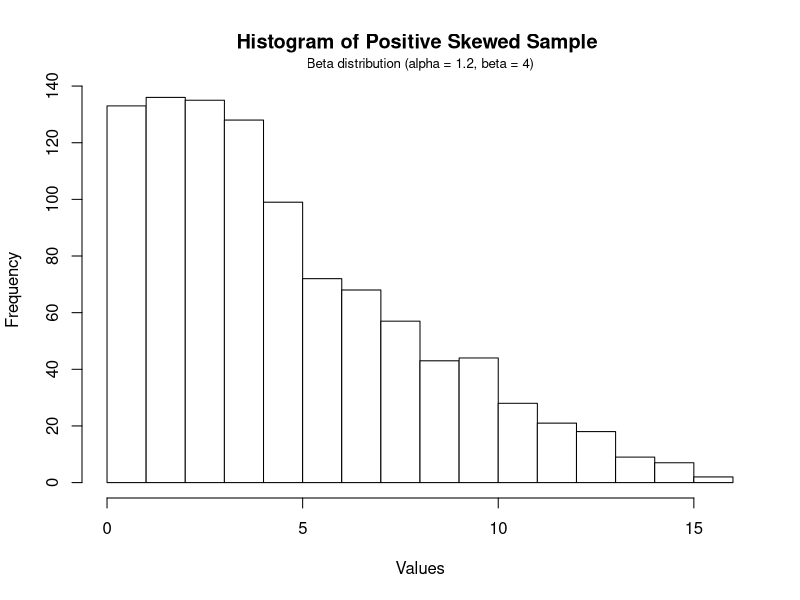
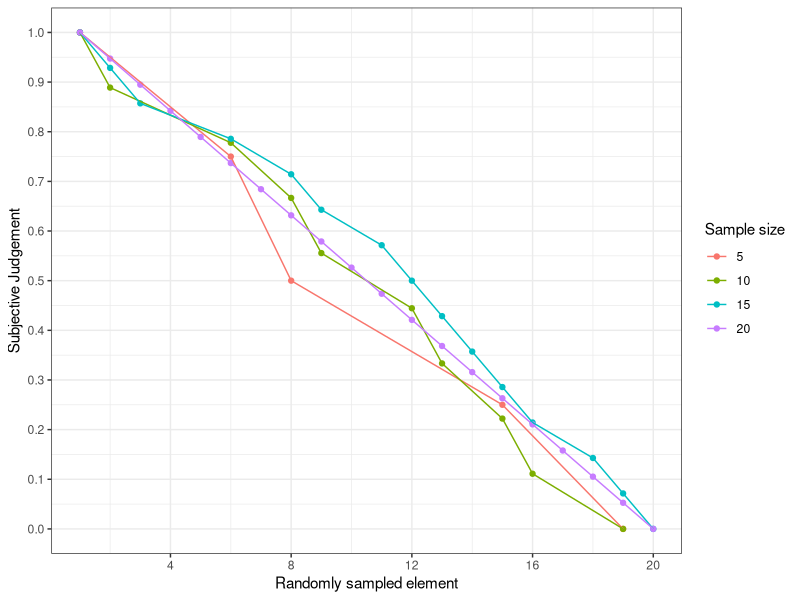
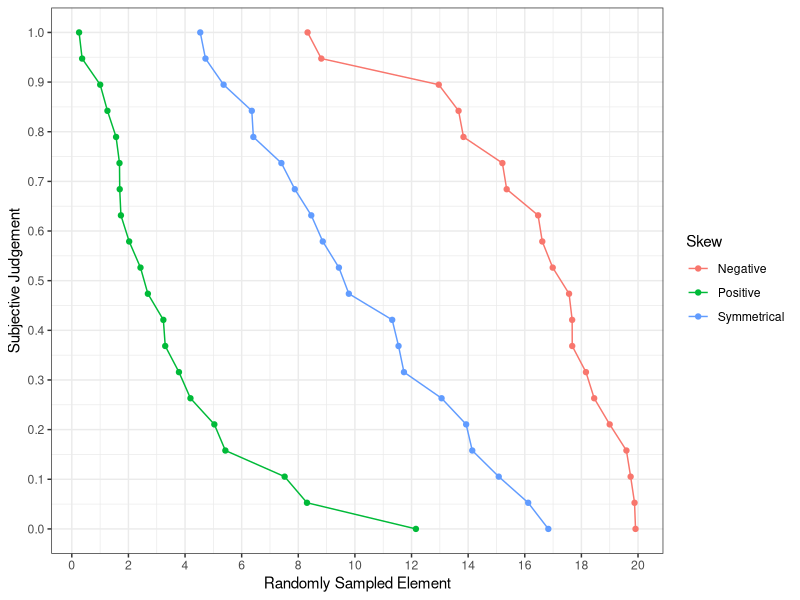

Reproduce these figures in R, in order.
## ---- chunk 1
knitr::opts_chunk$set(echo = TRUE)
## ---- chunk 2
library(tidyverse)
## ---- chunk 3

    # CREATE A POSITIVELY SKEWED SAMPLE BASED ON A BETA DISTRIBUTION
    set.seed(1)
    pskew_sample <- 20 * rbeta(1000, 1.2, 4)

    # CONVERT THE SAMPLE VECTOR INTO A TIBBLE
    pskew_data <- tibble(values = pskew_sample)

    # FIND THE MAX AND MIN VALUES IN THE SAMPLE 
    pskew_max <- round(max(pskew_data$values), 0)
    pskew_min <- min(pskew_data$values)

    # CREATE HISTOGRAM
    hist(pskew_data$values,
         breaks = seq(0, pskew_max, 1),
         col = "white", border = "black",
         main = "Histogram of Positive Skewed Sample ",
         xlab = "Values",
         xlim = c(0, pskew_max)
         )

    ## Subtitle explaining the distribution
    mtext("Beta distribution (alpha = 1.2, beta = 4)", side = 3, line = 0.5, cex = 0.8)

## ---- chunk 4
    ### FUNCTION TO CALCULATE DBS ###

    DBS <- function(magnitudes_list, sample_n) {
      
      # SET SEED FOR REPRODUCIBILITY 
      set.seed(2)
      
      
      # GENERATE SAMPLES
      data <- sample(magnitudes_list, size = sample_n, replace = FALSE)

      
      # CREATE AN EMPTY TIBBLE
      table <- tibble(element = numeric(0),
                      lower = list(), 
                      higher = list())

      
      for (i in seq_along(data)) {
        
        element <- data[i]          ## Select element
        elements_comp <- data[-i]   ## Select remaining elements minus the selected element
        
        
        # ESTABLISH EMPTY VARIABLES
        higher <- numeric(0)
        lower <- numeric(0)
        
        
        # COMPARE ELEMENTS
        for (j in seq_along(elements_comp)) {
          
          ## If remaining element is greater than selected element add it to higher vector
          if (element > elements_comp[j]) {
            higher <- c(higher, elements_comp[j])
          } 
          
          ## If remaining element is less than selected element add it to lower vector
          else {
            lower <- c(lower, elements_comp[j])
          }
        }
        
        
        # ADD VECTORS AS A LIST INTO THE TIBBLE TO MAKE IT EASIER TO IDENTIFY THE NUMBER OF ELEMENTS IN EACH VARIABLE (I.E., HIGHER OR LOWER)
        table <- add_row(table, element = element, 
                         lower = list(lower),
                         higher = list(higher))
      }
      
      
      # CREATE A NEW DBS TIBBLE FROM TABLE
      dbs_table <- table %>% 
        
        as_tibble() %>% 
        
        mutate(
          ## New column applying the DbS equation
          subjective_judgment = sapply(lower, length) / (sapply(lower, length) + sapply(higher, length)),
          
          ## New column identifying sample size 
          sample_size = sample_n,
          
          ## Establishing unique sample sizes as factors (useful for plotting)
          sample_size = factor(sample_size, levels = unique(sample_size))
          )
      
      dbs_table
      
    }
## ---- chunk 5
    # VARYING SAMPLE SIZES
    n_5 <- DBS(c(1:20), 5)
    n_10 <- DBS(c(1:20), 10)
    n_15 <- DBS(c(1:20), 15)
    n_20 <- DBS(c(1:20), 20)

    # COMBINING ALL TIBBLES INTO ONE TIBBLE
    all_data <- bind_rows(n_5, n_10, n_15, n_20)

    print(all_data)

    # PLOTS
    ggplot(data = all_data, 
           aes(x = element, y = subjective_judgment, colour = sample_size)) +
      geom_point() +
      geom_line() + 
      
      scale_x_continuous(name = "Randomly sampled element", 
                         breaks = seq(0, 20, 4)) +
      scale_y_continuous(name = "Subjective Judgement",
                         breaks = seq(0, 1, 0.1)) +
      labs(colour = "Sample size") +
      
      theme_bw()
## ---- chunk 6

    # VARYING DISTRIBUTION
    nskew_sample <- 20 * rbeta(20, 4, 1.2)
    pskew_sample <- 20 * rbeta(20, 1.2, 4)
    sskew_sample <- 20 * rbeta(20, 4, 4)

    nskew <- DBS(nskew_sample, 20)
    pskew <- DBS(pskew_sample, 20)
    sskew <- DBS(sskew_sample, 20)

    nskew <- nskew %>% 
      mutate(skew = "Negative")

    pskew <- pskew %>% 
      mutate(skew = "Positive")

    sskew <- sskew %>% 
      mutate(skew = "Symmetrical")

    all_data <- bind_rows(nskew, pskew, sskew)

    all_data <- all_data %>% 
      mutate(skew = factor(skew, levels = unique(skew)))

    print(all_data)

    # PLOT
    ggplot(data = all_data, 
           aes(x = element, y = subjective_judgment, colour = skew)) + 
      geom_point() +
      geom_line() +
      scale_x_continuous(name = "Randomly Sampled Element",
                         breaks = seq(0, 22, 2)) +
      scale_y_continuous(name = "Subjective Judgement",
                         breaks = seq(0, 1, 0.1)) +
      labs(colour = "Skew") +
      theme_bw()
